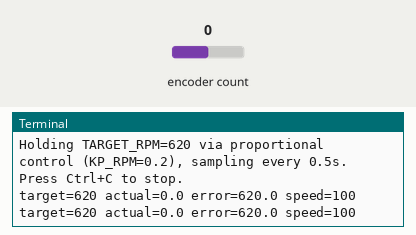
Simulated run of this program. Board: Raspberry Pi (BCM pin numbers). Shown: the last lines printed to the terminal. Inputs (shaded band) come from the test bench; at power-on: encoder count 0.

Above: at 3.2 s.
3.3 s: encoder count set to 1
At 3.9 s:
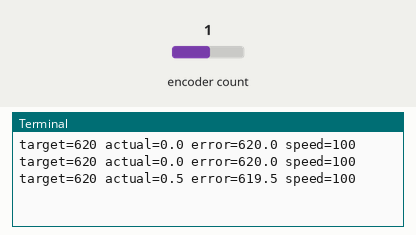
4.8 s: encoder count set to 0
At 5.4 s:
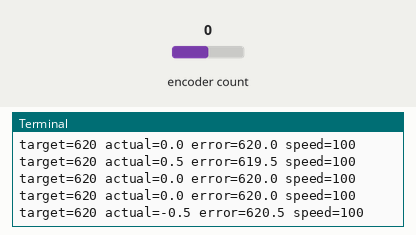
Timing chart, 0 to 7.8 s (numbered marks = the images above; inputs shaded):
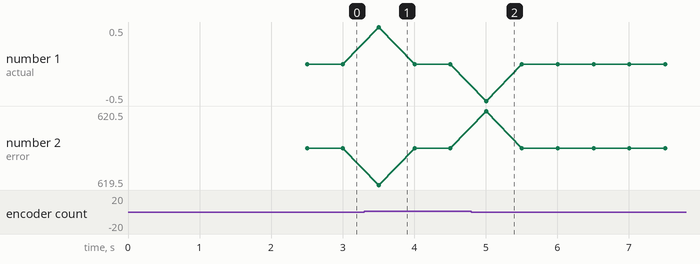

Measured:
- after the input at 3.3 s, the terminal: prints a new line after 0.20 s (image 1)
- after the input at 4.8 s, the terminal: prints a new line after 0.21 s (image 2)

The program:

encoder_test.py
```python
import time
import serial
from gpiozero import RotaryEncoder

ser = serial.Serial('/dev/ttyACM0', 115200, timeout=1)  # serial link to the steering/speed microcontroller
time.sleep(2)  # let the serial connection settle before writing

# BCM pin numbering
PIN_A = 17
PIN_B = 27

# Pulses per one revolution of the output (gearbox) shaft = motor-shaft encoder PPR x gear
# ratio = 11 x 21.3 (620 RPM config) = 234.3, rounded to 234. Assumes RotaryEncoder.steps
# counts one step per PPR click, not x4 quadrature decoding (would be ~936 if so) --
# verify with a manual-rotation count if readings still look off.
PULSES_PER_REV = 234

encoder = RotaryEncoder(PIN_A, PIN_B, max_steps=0)  # max_steps=0 -- no upper bound on counting

DEFAULT_STEER_ANGLE = 100  # neutral/straight steering angle
TEST_SPEED = 70            # forward speed sent to the microcontroller for this test

# CSV protocol: steering,speed,controller,extra,label -- 'test' quoted on the drive
# command, bare on STOP (matches openchallenge_v2.py's own inconsistency)
run_message = f"{DEFAULT_STEER_ANGLE},{TEST_SPEED},FWD,0,'test'\n"
stop_message = f"{DEFAULT_STEER_ANGLE},0,STOP,0,test\n"

# Closed-loop test: target RPM -> measure actual RPM -> error -> adjust speed -> motor ->
# encoder -> repeat. Measures over RPM_SAMPLE_INTERVAL (not every short tick) and rejects
# implausible readings so noise/miscalibration doesn't get amplified into wild speed swings.
TARGET_RPM = 620          # desired output-shaft RPM to hold -- tune on track
KP_RPM = 0.2              # proportional gain -- tune on track
MIN_SPEED = 0             # clamp -- lower bound for the serial `speed` field
MAX_SPEED = 100           # clamp -- upper bound for the serial `speed` field
RPM_SAMPLE_INTERVAL = 0.5  # seconds per measure-and-adjust cycle
MAX_PLAUSIBLE_RPM = 900   # readings above this are treated as bad data, not acted on

speed = TEST_SPEED  # starting point for the control loop; adjusted every cycle below

print(f"Holding TARGET_RPM={TARGET_RPM} via proportional control (KP_RPM={KP_RPM}), "
      f"sampling every {RPM_SAMPLE_INTERVAL}s. Press Ctrl+C to stop.")

last_count = encoder.steps
last_time = time.monotonic()

try:
    while True:
        time.sleep(RPM_SAMPLE_INTERVAL)

        now = time.monotonic()
        dt = now - last_time
        count = encoder.steps
        delta = count - last_count
        rpm = (delta / PULSES_PER_REV) / (dt / 60) if dt > 0 else 0.0
        last_count = count
        last_time = now

        if rpm > MAX_PLAUSIBLE_RPM:
            print(f"actual={rpm:.1f} -- implausible (> {MAX_PLAUSIBLE_RPM}), skipping this "
                  f"reading, speed unchanged at {speed:.0f}")
            continue

        error = TARGET_RPM - rpm
        speed += KP_RPM * error
        speed = max(MIN_SPEED, min(MAX_SPEED, speed))

        ser.write(f"{DEFAULT_STEER_ANGLE},{speed:.0f},FWD,0,'test'\n".encode())
        ser.flush()

        print(f"target={TARGET_RPM} actual={rpm:.1f} error={error:.1f} speed={speed:.0f}")

except KeyboardInterrupt:
    print("\nProgram stopped by user.")

finally:
    ser.write(stop_message.encode())
    ser.flush()
    ser.close()
    encoder.close()
    print("\nStopped")
```
